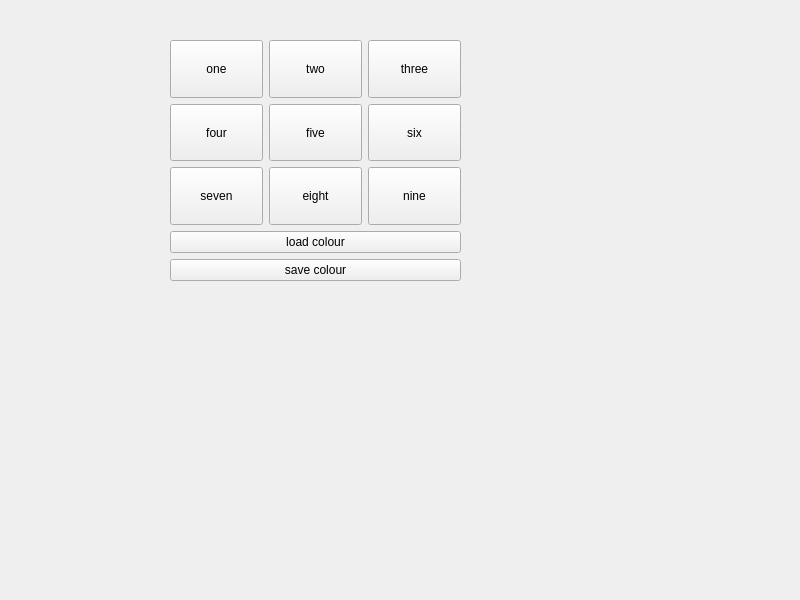
<?xml version="1.0" encoding="UTF-8"?>
<ui version="4.0">
 <class>Widget</class>
 <widget class="QWidget" name="Widget">
  <property name="geometry">
   <rect>
    <x>0</x>
    <y>0</y>
    <width>800</width>
    <height>600</height>
   </rect>
  </property>
  <property name="windowTitle">
   <string>Widget</string>
  </property>
  <widget class="QWidget" name="">
   <property name="geometry">
    <rect>
     <x>170</x>
     <y>40</y>
     <width>291</width>
     <height>241</height>
    </rect>
   </property>
   <layout class="QVBoxLayout" name="verticalLayout">
    <item>
     <layout class="QGridLayout" name="gridLayout">
      <item row="0" column="0">
       <widget class="QPushButton" name="Button_1">
        <property name="sizePolicy">
         <sizepolicy hsizetype="Minimum" vsizetype="Expanding">
          <horstretch>0</horstretch>
          <verstretch>0</verstretch>
         </sizepolicy>
        </property>
        <property name="text">
         <string>one</string>
        </property>
       </widget>
      </item>
      <item row="0" column="1">
       <widget class="QPushButton" name="Button_2">
        <property name="sizePolicy">
         <sizepolicy hsizetype="Minimum" vsizetype="Expanding">
          <horstretch>0</horstretch>
          <verstretch>0</verstretch>
         </sizepolicy>
        </property>
        <property name="text">
         <string>two</string>
        </property>
       </widget>
      </item>
      <item row="0" column="2">
       <widget class="QPushButton" name="Button_3">
        <property name="sizePolicy">
         <sizepolicy hsizetype="Minimum" vsizetype="Expanding">
          <horstretch>0</horstretch>
          <verstretch>0</verstretch>
         </sizepolicy>
        </property>
        <property name="text">
         <string>three</string>
        </property>
       </widget>
      </item>
      <item row="1" column="0">
       <widget class="QPushButton" name="Button_4">
        <property name="sizePolicy">
         <sizepolicy hsizetype="Minimum" vsizetype="Expanding">
          <horstretch>0</horstretch>
          <verstretch>0</verstretch>
         </sizepolicy>
        </property>
        <property name="text">
         <string>four</string>
        </property>
       </widget>
      </item>
      <item row="1" column="1">
       <widget class="QPushButton" name="Button_5">
        <property name="sizePolicy">
         <sizepolicy hsizetype="Minimum" vsizetype="Expanding">
          <horstretch>0</horstretch>
          <verstretch>0</verstretch>
         </sizepolicy>
        </property>
        <property name="text">
         <string>five</string>
        </property>
       </widget>
      </item>
      <item row="1" column="2">
       <widget class="QPushButton" name="Button_6">
        <property name="sizePolicy">
         <sizepolicy hsizetype="Minimum" vsizetype="Expanding">
          <horstretch>0</horstretch>
          <verstretch>0</verstretch>
         </sizepolicy>
        </property>
        <property name="text">
         <string>six</string>
        </property>
       </widget>
      </item>
      <item row="2" column="0">
       <widget class="QPushButton" name="Button_7">
        <property name="sizePolicy">
         <sizepolicy hsizetype="Minimum" vsizetype="Expanding">
          <horstretch>0</horstretch>
          <verstretch>0</verstretch>
         </sizepolicy>
        </property>
        <property name="text">
         <string>seven</string>
        </property>
       </widget>
      </item>
      <item row="2" column="1">
       <widget class="QPushButton" name="Button_8">
        <property name="sizePolicy">
         <sizepolicy hsizetype="Minimum" vsizetype="Expanding">
          <horstretch>0</horstretch>
          <verstretch>0</verstretch>
         </sizepolicy>
        </property>
        <property name="text">
         <string>eight</string>
        </property>
       </widget>
      </item>
      <item row="2" column="2">
       <widget class="QPushButton" name="Button_9">
        <property name="sizePolicy">
         <sizepolicy hsizetype="Minimum" vsizetype="Expanding">
          <horstretch>0</horstretch>
          <verstretch>0</verstretch>
         </sizepolicy>
        </property>
        <property name="text">
         <string>nine</string>
        </property>
       </widget>
      </item>
     </layout>
    </item>
    <item>
     <widget class="QPushButton" name="load_color">
      <property name="text">
       <string>load colour</string>
      </property>
     </widget>
    </item>
    <item>
     <widget class="QPushButton" name="save_color">
      <property name="text">
       <string>save colour</string>
      </property>
     </widget>
    </item>
   </layout>
  </widget>
 </widget>
 <resources/>
 <connections/>
</ui>
